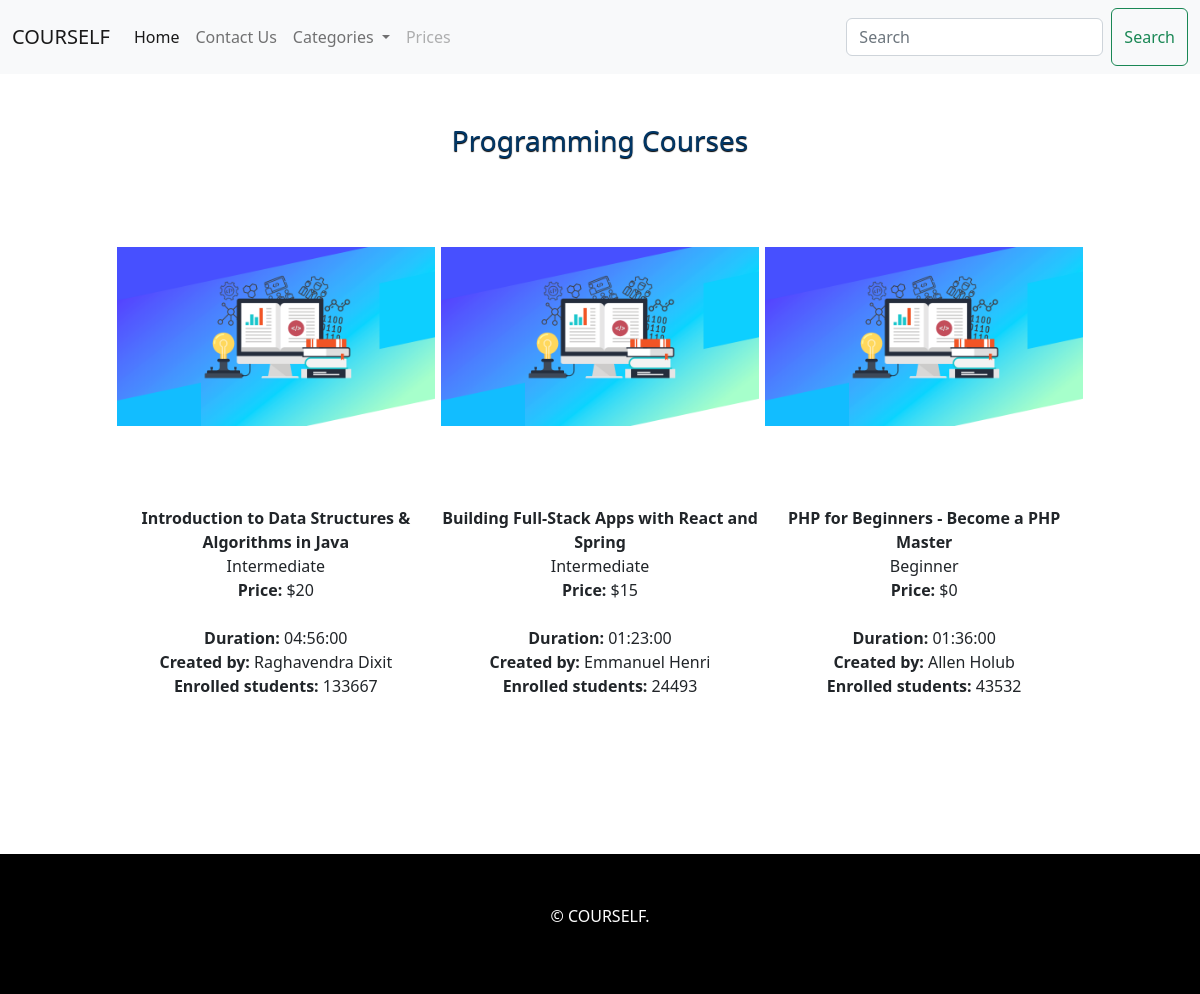
Page /programming.php on the committed database.
### tables this page shows
CREATE TABLE `instructors` (
  `ID` int(11) NOT NULL,
  `IName` varchar(225) DEFAULT NULL,
  `RegDate` date DEFAULT NULL
);

CREATE TABLE `courses` (
  `ID` int(11) NOT NULL,
  `CName` varchar(225) DEFAULT NULL,
  `Price` varchar(225) DEFAULT NULL,
  `numOfStudents` int(11) DEFAULT NULL,
  `lvl` enum('Beginner','Intermediate','High Level') DEFAULT NULL,
  `Duration` varchar(225) DEFAULT NULL,
  `Category` enum('Programming','Finance','Business','Design') DEFAULT NULL
);

### programming.php (the view, shortened to what this page needs)
<!DOCTYPE html>
<head>
    <link rel = "stylesheet" href="css/style.css">
    <link rel="stylesheet" href="owlcarousel/owl.carousel.min.css">
    <link rel="stylesheet" href="owlcarousel/owl.theme.default.min.css">
</head>
<body>
<?php include 'Navbar.php'?>
<section id="courses">
        <div class="container">
            <h3>Programming Courses</h3>
            <?php
                require_once 'connect.php';
                $sql = "SELECT instructors.IName, courses.cName, courses.lvl, courses.Price, courses.numOfStudents, courses.Duration FROM gives, courses, instructors where instructors.ID=gives.InstructorID and courses.ID=gives.CourseID and courses.Category='Programming'";
                $result=$db->query($sql);
                while($row=$result->fetch_assoc()){
                    $CName = $row['cName'];
                    $IName = $row['IName'];
                    $lvl = $row['lvl'];
                    $price = $row['Price'];
                    $num = $row['numOfStudents'];
                    $duration = $row['Duration'];
            ?>
                <article class='card'>
                    <img src='images/programming.png' alt='' class='img-fluid'>
                    <strong> <?php echo $CName; ?> </strong> <br>
                    <?php echo $lvl; ?></br>
                    <?php echo "<strong>Price: </strong>$" . $price; ?><br></br>
                    <?php echo "<strong>Duration: </strong>" . $duration; ?></br>
                    <?php echo "<strong>Created by: </strong>" . $IName; ?></br>
                    <?php echo "<strong>Enrolled students: </strong>" . $num; ?></br>
                </article>
            <?php } ?>
        </div>
    </section>
    <div class="bottom-container">
        <p>© COURSELF.</p>
      </div>
</body>

### css/style.css (style rules this page uses)
* { padding: 0; margin: 0; text-decoration: none; }
img { height: 20em; margin-top: 5em; margin-bottom: 5em; }
p { text-align: center; }
.bottom-container { margin-top: 5em; background-color: black; padding-top: 50px; padding-bottom: 50px; text-align: center; color:white; }
h3 { font-size: 55px; color: #003666; text-shadow: 0px 1px 1px black; font-weight: 600; }
.container { width: 1200px; height: auto; margin: auto; }
#courses { background-color: #fff; padding: 50px; text-align: center; height: 700px; }
.card { width: 320px; height: 350px; border: 1px solid #fff; padding: 0; display: inline-block; }

### programming.php (style rules this page uses)
.card { width: 320px; height: 600px; border: 1px solid #fff; padding: 0; display: inline-block; }

### rows in the picture
instructors: courses.CName "Introduction to Data Structures & Algorithms in Java", courses.lvl "Intermediate", courses.Price "20", courses.Duration "04:56:00", IName "Raghavendra Dixit", courses.numOfStudents "133667"
instructors: courses.CName "Building Full-Stack Apps with React and Spring", courses.lvl "Intermediate", courses.Price "15", courses.Duration "01:23:00", IName "Emmanuel Henri", courses.numOfStudents "24493"
instructors: courses.CName "PHP for Beginners - Become a PHP Master", courses.lvl "Beginner", courses.Price "0", courses.Duration "01:36:00", IName "Allen Holub", courses.numOfStudents "43532"
